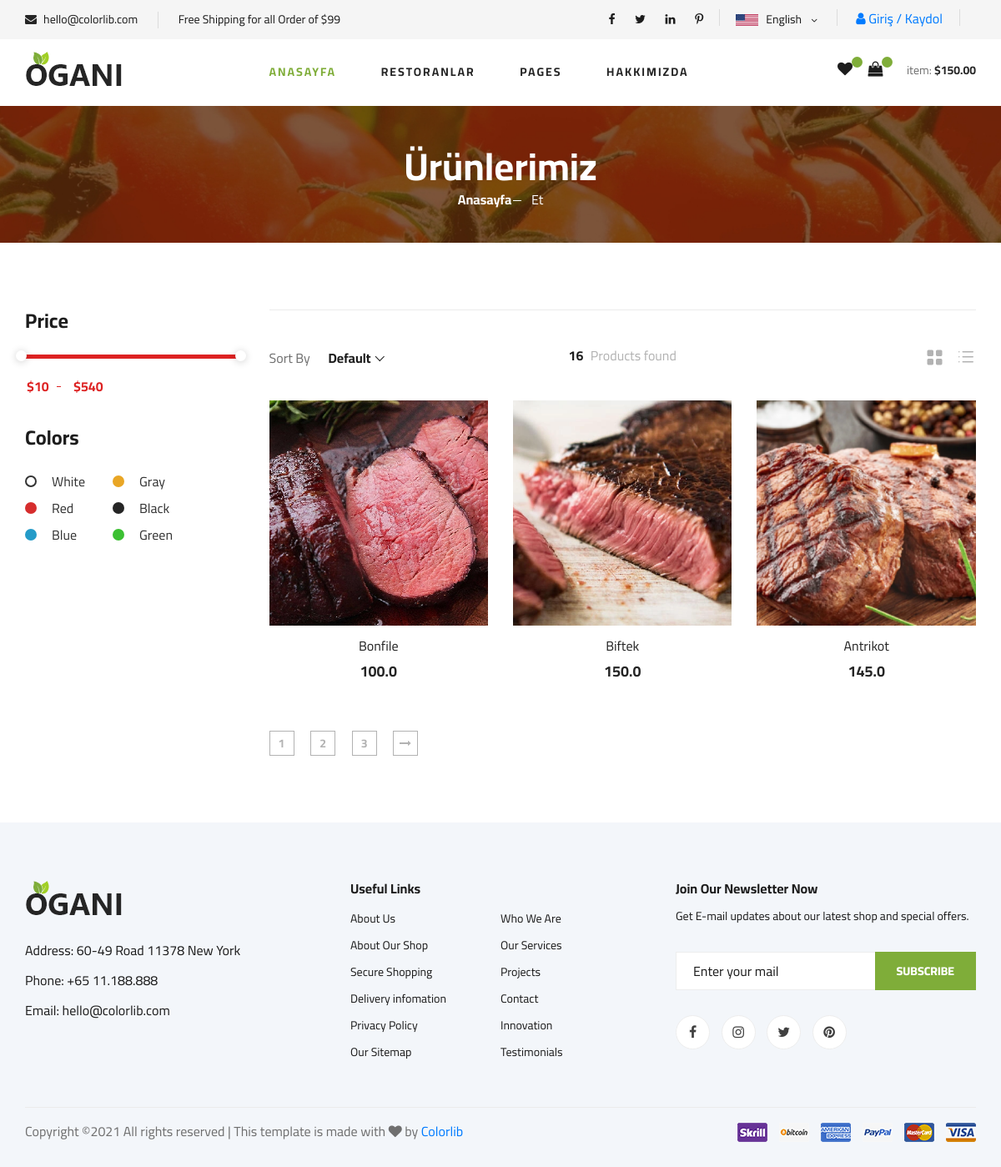
The page /category/15/et on the database its author committed.
### product/models.py (models this page shows, shortened)
class Category(MPTTModel):
    STATUS=(
        ('True', 'Evet'),
        ('False', 'Hayır'),
    )
    title = models.CharField(max_length=30)
    keywords = models.CharField(max_length=255)
    description = models.CharField(max_length=255)
    image = models.ImageField(blank=True,upload_to='images/')
    status = models.CharField(max_length=10, choices=STATUS)
    slug = models.SlugField(null=False,unique=True)
    parent = TreeForeignKey('self', blank=True, null=True, related_name='children', on_delete=models.CASCADE)
    created_at = models.DateTimeField(auto_now_add=True)
    update_at = models.DateTimeField(auto_now=True)
    class MPTTMeta:
        order_insertion_by = ['title']

class Product(models.Model):
    STATUS = (
        ('True', 'Evet'),
        ('False', 'Hayır'),
    )
    restaurant = models.ForeignKey(Restaurant, on_delete=models.CASCADE)  # relation with Restaurant table
    category = models.ForeignKey(Category, on_delete=models.CASCADE) #relation with Category table
    title = models.CharField(max_length=30)
    keywords = models.CharField(max_length=255)
    description = models.CharField(max_length=255)
    image = models.ImageField(blank=True, upload_to='images/')
    price = models.FloatField()
    amount = models.IntegerField()
    detail = RichTextUploadingField()
    status = models.CharField(max_length=10, choices=STATUS)
    slug = models.SlugField(null=False,unique=True)
    created_at = models.DateTimeField(auto_now_add=True)
    update_at = models.DateTimeField(auto_now=True)
    def image_tag(self):
        return mark_safe('<img src="{}" height="50"/>'.format(self.image.url))
    image_tag.short_description = 'Image'

### home/views.py (the view)
# urls.py: path('category/<int:id>/<slug:slug>', views.category_products ,name='category_products'),
def category_products(request,id,slug):
    setting = Setting.objects.get(pk=1)
    categorydata = Category.objects.get(pk=id)
    category=Category.objects.all()
    products=Product.objects.filter(category_id=id)
    context={'setting':setting,
             'category':category,
             'products':products,
             'categorydata':categorydata
             }
    return render(request, 'products.html',context)

### home/templates/products.html (shortened to what this page needs)
{% extends "homebase.html" %}
{% block content %}
    {% load static %}
    <section class="breadcrumb-section set-bg" data-setbg="{% static 'img/breadcrumb.jpg' %}">
        <div class="container">
            <div class="row">
                <div class="col-lg-12 text-center">
                    <div class="breadcrumb__text">
                        <h2>Ürünlerimiz</h2>
                        <div class="breadcrumb__option">
                            <a href="/">Anasayfa</a>
                            <span>{{ categorydata.title }}</span>
                        </div>
                    </div>
                </div>
            </div>
        </div>
    </section>
    {% load static %}
    <section class="product spad">
        <div class="container">
            <div class="row">
                <div class="col-lg-3 col-md-5">
                    <div class="sidebar">
                        <div class="sidebar__item">
                            <h4>Price</h4>
                            <div class="price-range-wrap">
                                <div class="price-range ui-slider ui-corner-all ui-slider-horizontal ui-widget ui-widget-content"
                                     data-min="10" data-max="540">
                                    <span tabindex="0" class="ui-slider-handle ui-corner-all ui-state-default"></span>
                                    <span tabindex="0" class="ui-slider-handle ui-corner-all ui-state-default"></span>
                                </div>
                                <div class="range-slider">
                                    <div class="price-input">
                                        <input type="text" id="minamount">
                                        <input type="text" id="maxamount">
                                    </div>
                                </div>
                            </div>
                        </div>
                        <div class="sidebar__item sidebar__item__color--option">
                            <h4>Colors</h4>
                            <div class="sidebar__item__color sidebar__item__color--white">
                                <label for="white">
                                    White
                                </label>
                            </div>
                            <div class="sidebar__item__color sidebar__item__color--gray">
                                <label for="gray">
                                    Gray
                                </label>
                            </div>
                            <div class="sidebar__item__color sidebar__item__color--red">
                                <label for="red">
                                    Red
                                </label>
                            </div>
                            <div class="sidebar__item__color sidebar__item__color--black">
                                <label for="black">
                                    Black
                                </label>
                            </div>
                            <div class="sidebar__item__color sidebar__item__color--blue">
                                <label for="blue">
                                    Blue
                                </label>
                            </div>
                            <div class="sidebar__item__color sidebar__item__color--green">
                                <label for="green">
                                    Green
                                </label>
                            </div>
                        </div>
                    </div>
                </div>
                <div class="col-lg-9 col-md-7">
                    <div class="filter__item">
                        <div class="row">
                            <div class="col-lg-4 col-md-5">
                                <div class="filter__sort">
                                    <span>Sort By</span>
                                </div>
                            </div>
                            <div class="col-lg-4 col-md-4">
                                <div class="filter__found">
                                    <h6><span>16</span> Products found</h6>
                                </div>
                            </div>
                            <div class="col-lg-4 col-md-3">
                                <div class="filter__option">
                                    <span class="icon_grid-2x2"></span>
                                    <span class="icon_ul"></span>
                                </div>
                            </div>
                        </div>
                    </div>
                    <div class="row">
                        {% for rs in products %}
                            <div class="col-lg-4 col-md-6 col-sm-6">
                                <div class="product__item">
                                    <div class="product__item__pic set-bg" data-setbg="{{ rs.image.url }}">
                                    </div>
                                    <div class="product__item__text">
                                        <h6><a href="/product/{{ rs.id }}/{{ rs.slug }}">{{ rs.title }}</a></h6>
                                        <h5>{{ rs.price }}</h5>
                                    </div>
                                </div>
                            </div>
                        {% endfor %}
                    </div>
                    <div class="product__pagination">
                        <a href="#">1</a>
                        <a href="#">2</a>
                        <a href="#">3</a>
                        <a href="#"><i class="fa fa-long-arrow-right"></i></a>
                    </div>
                </div>
            </div>
        </div>
    </section>
{% endblock %}

### rows shown on the page
Category: title "Et"
Product: shows a picture, title "Bonfile", price "100.0"
Product: shows a picture, title "Biftek", price "150.0"
Product: shows a picture, title "Antrikot", price "145.0"
